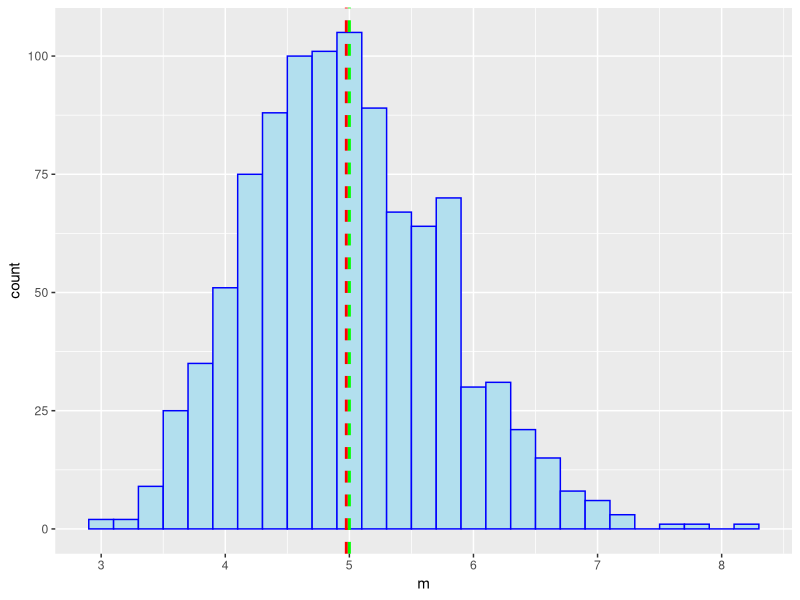
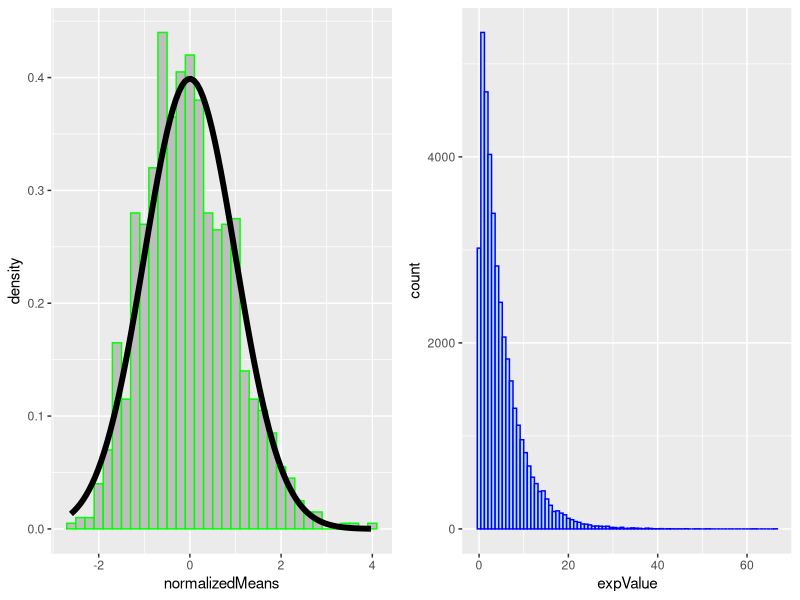

The R script that drew these images, in order:
## ---- chunk 1
# Some global values for our simulation
runCount = 1000
sampleSize = 40
lambda = 0.2
populationVariance = 1 / lambda^2
populationStdError = sqrt(populationVariance)
mns = c()
for (i in 1 : runCount) mns = c(mns, mean(rexp(sampleSize, lambda)))
mnsFrame = data.frame(m = mns)
## ---- chunk 2
expectedMean = 1 / lambda
sampleMean = mean(mns)
message("sample mean = ", sampleMean, "\nexpected mean = ", expectedMean)
## ---- chunk 3
expectedVariance = populationVariance / sampleSize
sampleVariance = var(mns)
message("sample variance = ", sampleVariance, "\nexpected variance = ", expectedVariance)
## ---- chunk 4
library(ggplot2)
library(gridExtra)
p = ggplot(mnsFrame, aes(x = m)) +
    geom_histogram(fill="lightblue2", colour="blue", binwidth = 0.2) +
    geom_vline(aes(xintercept=sampleMean), color="red", linetype="dashed", size=1) +
    geom_vline(aes(xintercept=expectedMean), color="green", linetype="dashed", size=1)
print(p)
## ---- chunk 5
# create the normalized distribution
cfunc = function(runMean, n) sqrt(n) * (runMean - expectedMean) / populationStdError
mnsFrame$normalizedMeans = cfunc(mnsFrame$m, sampleSize)
p1 = ggplot(mnsFrame, aes(x = normalizedMeans)) +
    geom_histogram(fill = "grey", colour = "green", binwidth = 0.2, aes(y = ..density..)) +
    stat_function(fun = dnorm, size = 2)
# plot a histogram of 40,000 exponential distributions
exponentials = rexp(sampleSize * runCount, lambda)
frame = data.frame(expValue = exponentials)

p2 = ggplot(frame, aes(x = expValue)) +
    geom_histogram(fill="lightblue2", colour="blue", binwidth = 0.8)
grid.arrange(p1, p2, ncol=2)
## ---- chunk 6
sessionInfo()
